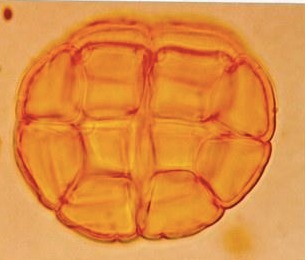
%> input picture pollen_images/Acacia2.jpg, 305 x 260 px; its folder holds 4 pictures in this run
$ octave main_feature.m   (GNU Octave 9; MATLAB toolbox functions it lacks are replaced by stand-ins)
%> lines starting %> are read from the running program, lines starting %| are printed output that depends on the picture
### Code/image_preprocess.m
function [pci_preprocess] = image_preprocess(pci)
%stretched pci
pci = imresize(pci,[150,150]);
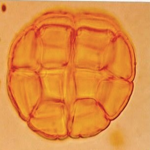
%> pci: size 150x150x3 uint8; mean R, G, B 225.2, 140.4, 65.4

%hsv transmission
pci_hsv = rgb2hsv(pci);
%> pci_hsv: size 150x150x3 double; mean H, S, V 0.079, 0.711, 0.883

%hsv Saturation Channel abstraction
pci_hsv = pci_hsv(:,:,2);
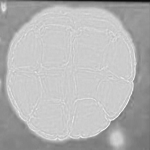
%> pci_hsv: size 150x150 double; min 0.0392, max 0.971, mean 0.711

%histogram equalization
pci_hsv = histeq(pci_hsv);
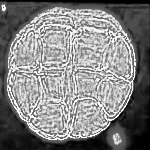
%> pci_hsv: size 150x150 double; min 0, max 1, mean 0.51
%imshow(pci_hsv)

%gamma process
%> the run ends on the next line
hgamma = vision.GammaCorrector(3.0,'Correction','De-gamma');
pci_gamma = step(hgamma, pci_hsv);
%imshow(pci_gamma)

%gaussion filter
pci_gaussion = imgaussfilt(pci_gamma);
%imshow(pci_gaussion)

%graph threshold processing
pci_thresh = pci_gaussion;
%pci_thresh = rgb2gray(pci_gaussion);
thresholdi = graythresh(pci_gaussion);
pci_thresh  = im2bw(pci_gaussion, thresholdi);
%imshow(pci_thresh)

% remove all object containing fewer than 30 pixels
%pci_thresh = bwareaopen(pci_thresh,20);
%imshow(pci_thresh)

% dilation
se = strel('square',4);
pci_dilation = imdilate(pci_thresh,se);
%imshow(pci_dilation)

%hole filling
pci_holefilling = imfill(pci_dilation,'holes');
%imshow(pci_holefilling)

%erosion
pci_ero = imerode(pci_holefilling,se);
%imshow(pci_ero)

%central connected componet abstraction
CC = bwconncomp(pci_ero);
numPixels = cellfun(@numel,CC.PixelIdxList);
[biggest,idx] = max(numPixels);
for i = 1 : size(numPixels,2)
    if i ~= idx
        pci_ero(CC.PixelIdxList{i}) = 0;
    end
end
RGB = zeros(size(pci));
RGB(:, :) = [ pci_ero pci_ero pci_ero];
pci_preprocess = pci.*uint8(RGB);
%imshow(pci_preprocess)
end

### Code/main_feature.m
%Project: Pollen Recoginaztion
path=strcat(pwd,'/pollen_images/');
work_dir=dir(path);
OrgSet = [];
Plant_Name = {};
for i = 4 : size(work_dir,1)
    filename = strcat(path,work_dir(i).name);
    pci = image_preprocess(imread(filename));
